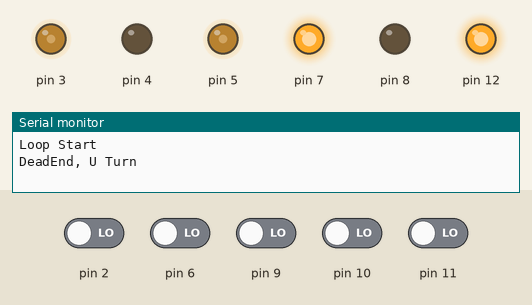
This sketch was run on a simulated Arduino Uno, built with avr-gcc and run on an emulated ATmega328P. Parts: output pins drawn as LEDs (lit = HIGH), the last lines printed to the serial monitor. Dashed ring = blinking. The test bench sets the inputs (shaded band); at power-on: pin 2, pin 6, pin 9–11 LOW.

Above: at 1.3 s.
1.4 s: pin 9 driven HIGH
At 2.5 s:
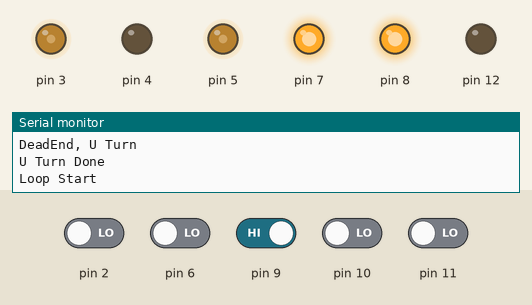
2.9 s: pin 6 driven HIGH
At 4.1 s:
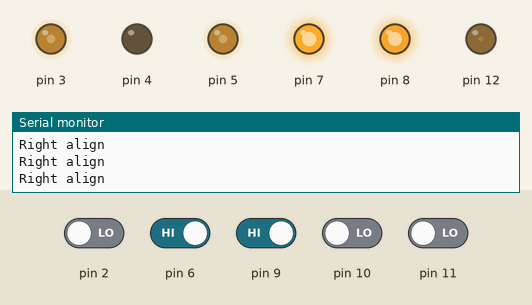
4.4 s: pin 2 driven HIGH
At 4.66 s:
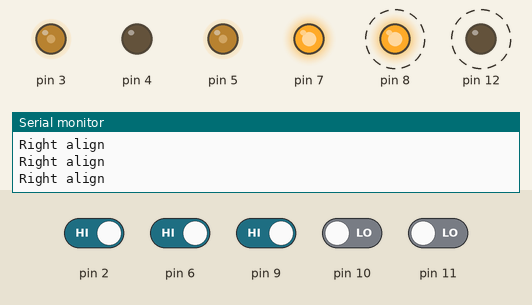
7.4 s: pin 10 driven HIGH
At 7.4 s:
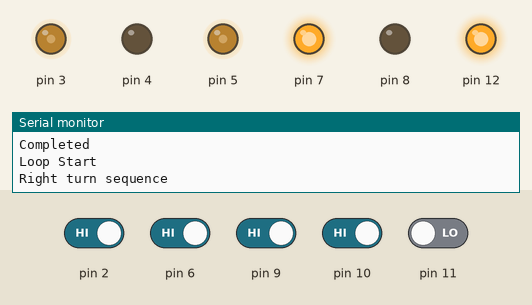
10.4 s: pin 11 driven HIGH
At 11.2 s:
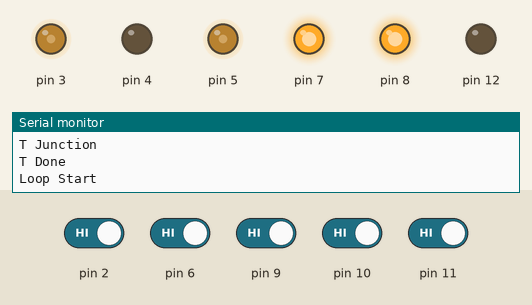
Timing chart, 0 to 13.4 s (numbered marks = the images above; inputs shaded):
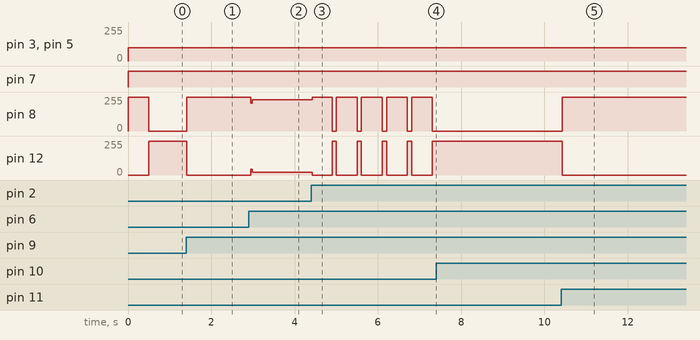

The sketch:

First_Prototype_Robot_Code.ino
```cpp
int w=0;
int b=1;
int S1;
int S2;
int S3;
int S4;
int S5;
int Speed;
void back(){
  digitalWrite(12,HIGH);
  digitalWrite(4,HIGH);
  digitalWrite(8,LOW);
  digitalWrite(7,LOW);
}
void stop(){
  digitalWrite(12,LOW);
  digitalWrite(4,LOW);
  digitalWrite(8,LOW);
  digitalWrite(7,LOW);
}
void right(){
  digitalWrite(12,HIGH);
  digitalWrite(7,HIGH);
  digitalWrite(8,LOW);
  digitalWrite(4,LOW);
}
void left(){
  digitalWrite(12,LOW);
  digitalWrite(7,LOW);
  digitalWrite(8,HIGH);
  digitalWrite(4,HIGH);
}
void forward(){
  digitalWrite(12,LOW);
  digitalWrite(4,LOW);
  digitalWrite(8,HIGH);
  digitalWrite(7,HIGH);
}
void read(){
  S1=digitalRead(11);
  S2=digitalRead(10);
  S3=digitalRead(9);
  S4=digitalRead(6);
  S5=digitalRead(2);
}
void setup() {
  pinMode(11,INPUT);
  pinMode(10,INPUT);
  pinMode(9,INPUT);
  pinMode(6,INPUT);
  pinMode(2,INPUT);
  pinMode(4,OUTPUT);
  pinMode(7,OUTPUT);
  pinMode(8,OUTPUT);
  pinMode(12,OUTPUT);
  pinMode(3,OUTPUT);
  pinMode(5,OUTPUT);
  Serial.begin(9600);
}
void loop(){
  Speed=100;
  analogWrite(3,Speed);
  analogWrite(5,Speed);
  read();
  delay(1);
  read();
  Serial.println("Loop Start");
  while (S1==w && S2==w && S3==b && S4==w && S5==w){
    forward();
    delay(1);
    // Serial.println("Forward");
    read();
  }
  while(S1==w && S2==b && S4==w && S5==w){
    left();
    delay(1);
    forward();
    delay(1);
    Serial.println("Left align");
    read();
  }
  while(S1==w && S2==w && S4==b && S5==w){
    right();
    delay(1);
    forward();
    delay(1);
    Serial.println("Right align");
    read();
  }
  if(S1==b && S2==b && S3==b && S4==w && S5==w){
    forward();
    delay(500);
    Serial.println("Left turn sequence");
    read();
    while(S3==w){
      left();
      Serial.println("Left turning");
      delay(5);
      read();
    }
    Serial.println("Completed");
  }
  if(S1==w && S2==w && S3==b && S4==b && S5==b){
    forward();
    delay(500);
    Serial.println("Right turn sequence");
    right();
    delay(100);
    read();
    while(S3==w){
      right();
      Serial.println("Right turning");
      delay(5);
      read();
    }
    Serial.println("Completed");
  }
  if ((S1==w && S2==w && S3==w && S4==w && S5==w)){
    forward();
    delay(500);
    Serial.println("DeadEnd, U Turn");
    read();
    while(S3==w){
      right();
      delay(5);
      read();
    }
    Serial.println("U Turn Done");
  }
  if (S1==b && S2==b && S3==b && S4==b && S5==b){
    forward();
    delay(                                                                                                                                                                600);
    Serial.println("T Junction");
    read();
    while(S3==w){
      right();
      Serial.println("T Right Turning");
      delay(5);
      read();
    }
    Serial.println("T Done");
  }
}
```

Measured:
- after the input at 1.4 s, pin 8: 0/255 → 255/255 at once; pin 12: 255/255 → 0/255 at once
- after the input at 2.9 s, pin 8: 255/255 → 236/255 at once; pin 12: 0/255 → 19/255 at once
- after the input at 4.4 s, pin 8: alternates 255/255 for 0.50 s and 0/255 for 0.10 s, starting at once; pin 12: alternates 255/255 for 0.10 s and 0/255 for 0.50 s, starting at once
- after the input at 7.4 s, pin 8: stops changing and stays 0/255; pin 12: stops changing and stays 255/255
- after the input at 10.4 s, pin 8: 0/255 → 255/255 at once; pin 12: 255/255 → 0/255 at once
